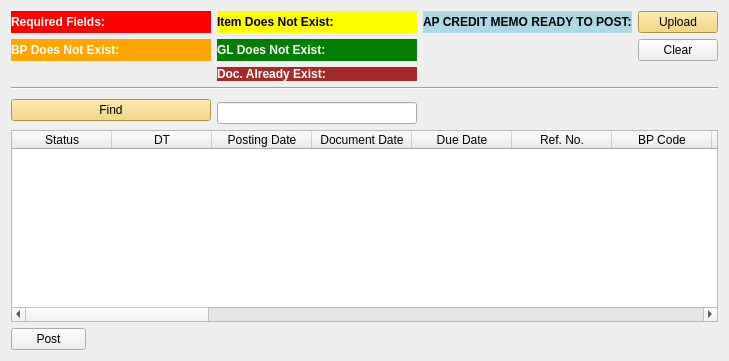
      <widget class="QWidget" name="tab_creditmemo">
       <attribute name="title">
        <string>Credit Memo</string>
       </attribute>
       <layout class="QGridLayout" name="gridLayout_4">
        <item row="0" column="0">
         <widget class="QLabel" name="label_3">
          <property name="sizePolicy">
           <sizepolicy hsizetype="Fixed" vsizetype="Preferred">
            <horstretch>0</horstretch>
            <verstretch>0</verstretch>
           </sizepolicy>
          </property>
          <property name="minimumSize">
           <size>
            <width>100</width>
            <height>0</height>
           </size>
          </property>
          <property name="maximumSize">
           <size>
            <width>200</width>
            <height>16777215</height>
           </size>
          </property>
          <property name="autoFillBackground">
           <bool>false</bool>
          </property>
          <property name="styleSheet">
           <string notr="true">QLabel {
background-color:red;
color:white;
font-weight: bold
}</string>
          </property>
          <property name="text">
           <string>Required Fields: </string>
          </property>
         </widget>
        </item>
        <item row="6" column="0" colspan="4">
         <widget class="QTableWidget" name="tableWidget_apcm">
          <property name="styleSheet">
           <string notr="true">QPushButton {
	background-color: #f3d162
}</string>
          </property>
          <column>
           <property name="text">
            <string>Status</string>
           </property>
          </column>
          <column>
           <property name="text">
            <string>DT</string>
           </property>
          </column>
          <column>
           <property name="text">
            <string>Posting Date</string>
           </property>
          </column>
          <column>
           <property name="text">
            <string>Document Date</string>
           </property>
          </column>
          <column>
           <property name="text">
            <string>Due Date</string>
           </property>
          </column>
          <column>
           <property name="text">
            <string>Ref. No.</string>
           </property>
          </column>
          <column>
           <property name="text">
            <string>BP Code</string>
           </property>
          </column>
          <column>
           <property name="text">
            <string>BP Name</string>
           </property>
          </column>
          <column>
           <property name="text">
            <string>Ctrl Acct</string>
           </property>
          </column>
          <column>
           <property name="text">
            <string>Unit</string>
           </property>
          </column>
          <column>
           <property name="text">
            <string>Unit Name</string>
           </property>
          </column>
          <column>
           <property name="text">
            <string>Doc. No.</string>
           </property>
          </column>
          <column>
           <property name="text">
            <string>Remarks</string>
           </property>
          </column>
          <column>
           <property name="text">
            <string>Intsr. No</string>
           </property>
          </column>
          <column>
           <property name="text">
            <string>Cont. No.</string>
           </property>
          </column>
          <column>
           <property name="text">
            <string>Clrng Doc.</string>
           </property>
          </column>
          <column>
           <property name="text">
            <string>Clrng DT</string>
           </property>
          </column>
          <column>
           <property name="text">
            <string>2nd Sub Acct</string>
           </property>
          </column>
          <column>
           <property name="text">
            <string>Line No.</string>
           </property>
          </column>
          <column>
           <property name="text">
            <string>Currency</string>
           </property>
          </column>
          <column>
           <property name="text">
            <string>Trans Amount</string>
           </property>
          </column>
          <column>
           <property name="text">
            <string>Line Total</string>
           </property>
          </column>
          <column>
           <property name="text">
            <string>Item Code</string>
           </property>
          </column>
          <column>
           <property name="text">
            <string>Vat Group</string>
           </property>
          </column>
          <column>
           <property name="text">
            <string>Quantity</string>
           </property>
          </column>
          <column>
           <property name="text">
            <string>UoM Code</string>
           </property>
          </column>
         </widget>
        </item>
        <item row="0" column="3">
         <widget class="QPushButton" name="pushButton_show_apcm">
          <property name="styleSheet">
           <string notr="true">QPushButton {
	background-color: #f3d162
}</string>
          </property>
          <property name="text">
           <string>Upload</string>
          </property>
         </widget>
        </item>
        <item row="5" column="1">
         <widget class="QLineEdit" name="lineEdit_4"/>
        </item>
        <item row="3" column="0" colspan="4">
         <widget class="Line" name="line_3">
          <property name="orientation">
           <enum>Qt::Horizontal</enum>
          </property>
         </widget>
        </item>
        <item row="7" column="0">
         <widget class="QPushButton" name="pushButton_upload_apcm">
          <property name="maximumSize">
           <size>
            <width>75</width>
            <height>16777215</height>
           </size>
          </property>
          <property name="text">
           <string>Post</string>
          </property>
         </widget>
        </item>
        <item row="1" column="1">
         <widget class="QLabel" name="label_6">
          <property name="sizePolicy">
           <sizepolicy hsizetype="Fixed" vsizetype="Preferred">
            <horstretch>0</horstretch>
            <verstretch>0</verstretch>
           </sizepolicy>
          </property>
          <property name="minimumSize">
           <size>
            <width>200</width>
            <height>0</height>
           </size>
          </property>
          <property name="maximumSize">
           <size>
            <width>200</width>
            <height>16777215</height>
           </size>
          </property>
          <property name="styleSheet">
           <string notr="true">QLabel {
background-color:green;
color:white;
font-weight: bold
}</string>
          </property>
          <property name="text">
           <string>GL Does Not Exist:</string>
          </property>
         </widget>
        </item>
        <item row="1" column="0">
         <widget class="QLabel" name="label_apcm_total_bp_not_exist">
          <property name="sizePolicy">
           <sizepolicy hsizetype="Fixed" vsizetype="Preferred">
            <horstretch>0</horstretch>
            <verstretch>0</verstretch>
           </sizepolicy>
          </property>
          <property name="minimumSize">
           <size>
            <width>200</width>
            <height>0</height>
           </size>
          </property>
          <property name="maximumSize">
           <size>
            <width>200</width>
            <height>16777215</height>
           </size>
          </property>
          <property name="styleSheet">
           <string notr="true">QLabel {
background-color:orange;
color:white;
font-weight: bold
}</string>
          </property>
          <property name="text">
           <string>BP Does Not Exist:</string>
          </property>
         </widget>
        </item>
        <item row="0" column="1">
         <widget class="QLabel" name="label_apcm_total_item_not_exist">
          <property name="sizePolicy">
           <sizepolicy hsizetype="Fixed" vsizetype="Preferred">
            <horstretch>0</horstretch>
            <verstretch>0</verstretch>
           </sizepolicy>
          </property>
          <property name="minimumSize">
           <size>
            <width>200</width>
            <height>0</height>
           </size>
          </property>
          <property name="maximumSize">
           <size>
            <width>200</width>
            <height>16777215</height>
           </size>
          </property>
          <property name="styleSheet">
           <string notr="true">QLabel {
background-color:yellow;
color:black;
font-weight: bold
}</string>
          </property>
          <property name="text">
           <string>Item Does Not Exist:</string>
          </property>
         </widget>
        </item>
        <item row="4" column="0" rowspan="2">
         <widget class="QPushButton" name="pushButton_4">
          <property name="styleSheet">
           <string notr="true">QPushButton {
	background-color: #f3d162
}</string>
          </property>
          <property name="text">
           <string>Find</string>
          </property>
         </widget>
        </item>
        <item row="2" column="1">
         <widget class="QLabel" name="label_apcm_total_exist">
          <property name="sizePolicy">
           <sizepolicy hsizetype="Fixed" vsizetype="Preferred">
            <horstretch>0</horstretch>
            <verstretch>0</verstretch>
           </sizepolicy>
          </property>
          <property name="minimumSize">
           <size>
            <width>100</width>
            <height>0</height>
           </size>
          </property>
          <property name="maximumSize">
           <size>
            <width>200</width>
            <height>16777215</height>
           </size>
          </property>
          <property name="styleSheet">
           <string notr="true">QLabel {
background-color:brown;
color:white;
font-weight: bold
}</string>
          </property>
          <property name="text">
           <string>Doc. Already Exist:</string>
          </property>
         </widget>
        </item>
        <item row="0" column="2">
         <widget class="QLabel" name="label_apcm_total_ready">
          <property name="styleSheet">
           <string notr="true">QLabel {
background-color:rgb(173, 216, 230);
color:black;
font-weight: bold
}</string>
          </property>
          <property name="text">
           <string>AP CREDIT MEMO READY TO POST:</string>
          </property>
         </widget>
        </item>
        <item row="1" column="3">
         <widget class="QPushButton" name="pushButton_apcm_clear">
          <property name="text">
           <string>Clear</string>
          </property>
         </widget>
        </item>
       </layout>
      </widget>
